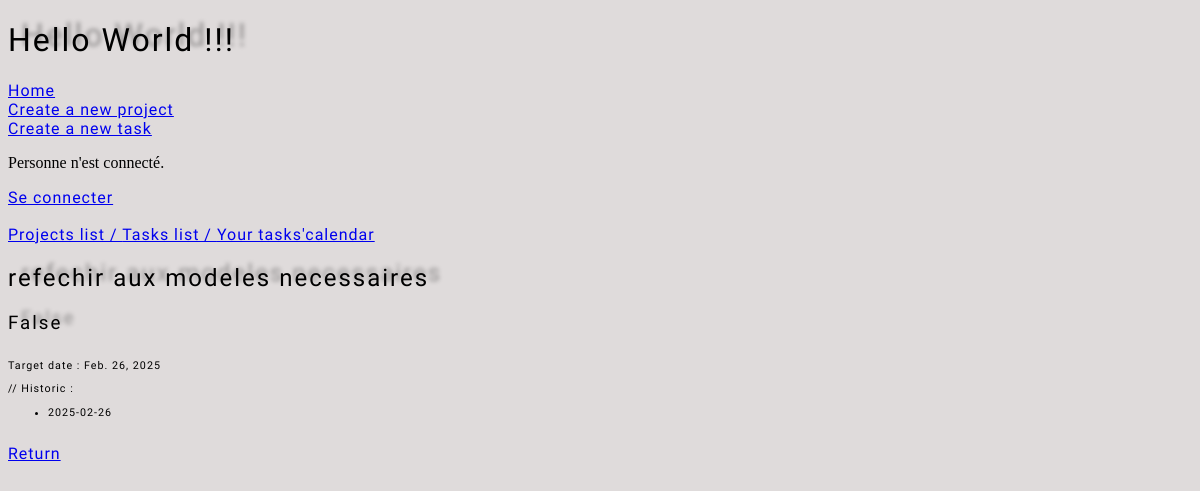
Page /todo/task_detail/refechir-aux-modeles-necessaires on the earlier database version.
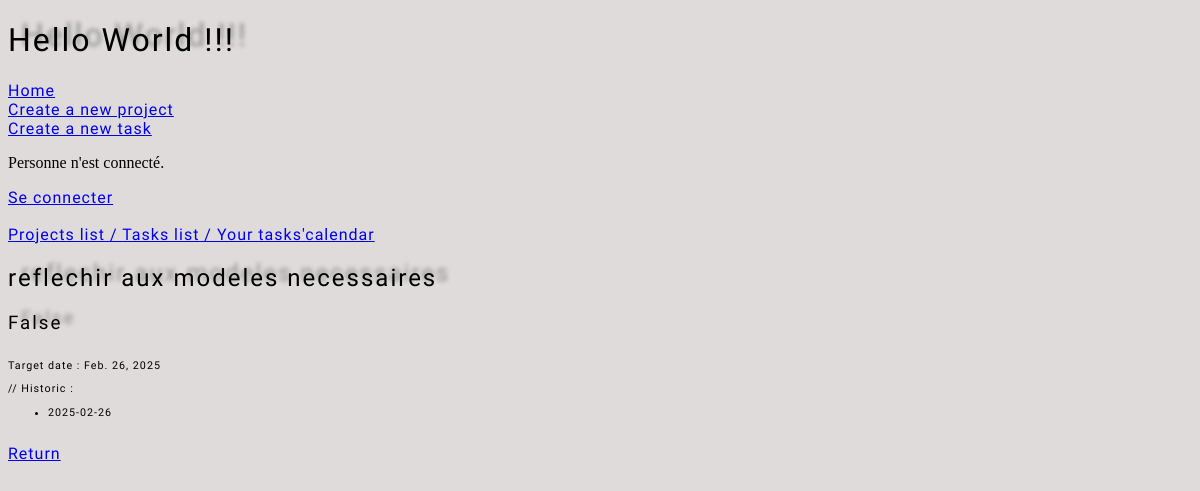
Same page on the later database version.
### todolist/models.py (models this page shows, shortened)
class Task(models.Model):
  category=models.ForeignKey(Category, on_delete=models.CASCADE, related_name="tasks", null=True, blank=True)
  project=models.ForeignKey(Project, on_delete=models.CASCADE, related_name="projects", null=True, blank=True)
  name=models.CharField(max_length=220, unique=True)
  slug=models.SlugField(max_length=220, unique=True, blank=True)
  target_date_task = models.DateField(default=default_target_date)
  done= models.BooleanField(default=False)
  creation_date=models.DateField(default=date.today)
  historic_target_date_task = models.JSONField(default=list, blank=True)

### todolist/views.py (the view)
# urls.py: path('task_detail/<str:slug>', TaskDetailView.as_view(), name='task_detail'),
class TaskDetailView(DetailView):
  model= Task
  template_name= 'todolist/task_detail.html'
  form_class= TaskForm

### todolist/templates/todolist/task_detail.html (shortened to what this page needs)
<!DOCTYPE html>
<html lang="en">
  {% extends 'base.html' %} {% load static %}
    {% block content %}
    <h2>{{ task.name }}</h2>
    <h3>{{ task.done }}</h3>
    <h6>
      Target date : {{ task.target_date_task }}
      // Historic :
      <ul>
        {% for date in task.historic_target_date_task %}
        <li>{{ date }}</li>
        {% endfor %}
      </ul>
    </h6>
    <a href="{% url 'todolist:task_list' %}">Return</a>
    {% endblock %}

Differences in the rows shown:
changed Task "False": name "refechir aux modeles necessaires" → "reflechir aux modeles necessaires"
